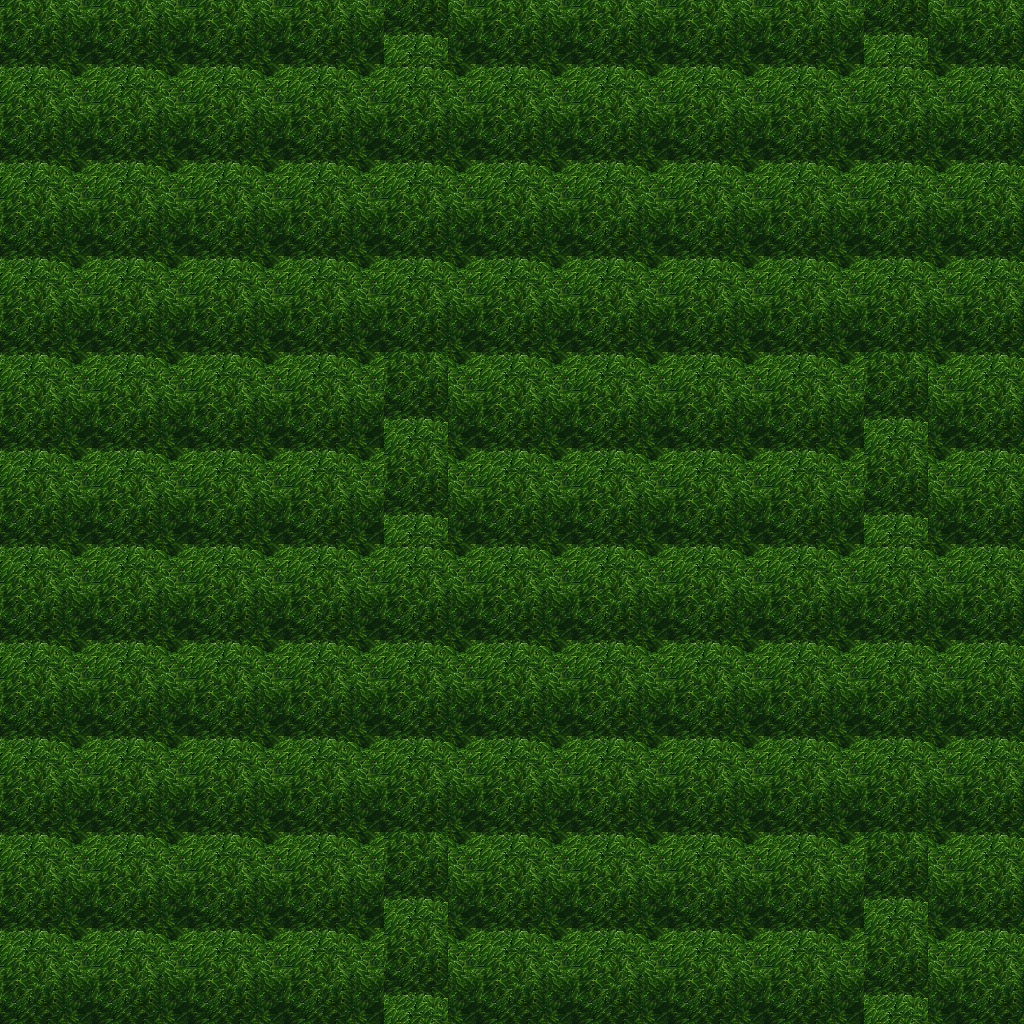

A level layout from a 2D game, rendered from its tile map. Below: a short description, then the map file with tile-grid data replaced by summaries:
An orthogonal 32x32 tile map with 32x32 px tiles, 5 tile layers (Ground, Objects, Objects2, Above, ...), 1 hidden layer not drawn, 19 tilesets.

<map version="1.10" tiledversion="1.11.0" orientation="orthogonal" renderorder="right-down" width="32" height="32" tilewidth="32" tileheight="32" infinite="0" nextlayerid="11" nextobjectid="1">
 <tileset firstgid="1" name="ground_ground" tilewidth="32" tileheight="32" tilecount="33" columns="3">
  <image source="../drawable/ground_ground.png" width="96" height="352" />
 </tileset>
 <tileset firstgid="34" name="plant_grasses" tilewidth="32" tileheight="32" tilecount="6" columns="3">
  <image source="../drawable/plant_grasses.png" width="96" height="64" />
 </tileset>
 <tileset firstgid="40" name="plant_flower_daisy_blue" tilewidth="32" tileheight="32" tilecount="8" columns="2">
  <image source="../drawable/plant_flower_daisy_blue.png" width="64" height="128" />
 </tileset>
 <tileset firstgid="48" name="plant_flower_daisy_yellow" tilewidth="32" tileheight="32" tilecount="8" columns="2">
  <image source="../drawable/plant_flower_daisy_yellow.png" width="64" height="128" />
 </tileset>
 <tileset firstgid="56" name="plant_flower_daisy_red" tilewidth="32" tileheight="32" tilecount="8" columns="2">
  <image source="../drawable/plant_flower_daisy_red.png" width="64" height="128" />
 </tileset>
 <tileset firstgid="64" name="plant_flower_daisy_white" tilewidth="32" tileheight="32" tilecount="8" columns="2">
  <image source="../drawable/plant_flower_daisy_white.png" width="64" height="128" />
 </tileset>
 <tileset firstgid="72" name="logic_collision" tilewidth="32" tileheight="32" tilecount="1" columns="1">
  <image source="../drawable/logic_collision.png" width="32" height="32" />
 </tileset>
 <tileset firstgid="73" name="plant_tree_tree_green" tilewidth="32" tileheight="32" tilecount="88" columns="8">
  <image source="../drawable/plant_tree_tree_green.png" width="256" height="352" />
 </tileset>
 <tileset firstgid="161" name="logic_item_resources" tilewidth="32" tileheight="32" tilecount="6" columns="6">
  <image source="../drawable/logic_item_resources.png" width="192" height="32" />
 </tileset>
 <tileset firstgid="167" name="item_statue_broken_green_column" tilewidth="32" tileheight="32" tilecount="2" columns="1">
  <image source="../drawable/item_statue_broken_green_column.png" width="32" height="64" />
 </tileset>
 <tileset firstgid="169" name="plant_tree_spruce" tilewidth="32" tileheight="32" tilecount="6" columns="2">
  <image source="../drawable/plant_tree_spruce.png" width="64" height="96" />
 </tileset>
 <tileset firstgid="175" name="plant_tree_pine_snowy" tilewidth="32" tileheight="32" tilecount="6" columns="2">
  <image source="../drawable/plant_tree_pine_snowy.png" width="64" height="96" />
 </tileset>
 <tileset firstgid="181" name="logic_creature_ent" tilewidth="32" tileheight="32" tilecount="4" columns="4">
  <image source="../drawable/logic_creature_ent.png" width="128" height="32" />
 </tileset>
 <tileset firstgid="185" name="logic_item_mushroom" tilewidth="32" tileheight="32" tilecount="6" columns="6">
  <image source="../drawable/logic_item_mushroom.png" width="192" height="32" />
 </tileset>
 <tileset firstgid="191" name="plant_star_shaped_plants" tilewidth="32" tileheight="32" tilecount="6" columns="2">
  <image source="../drawable/plant_star_shaped_plants.png" width="64" height="96" />
 </tileset>
 <tileset firstgid="197" name="plant_tree_tree_darkgreen" tilewidth="32" tileheight="32" tilecount="88" columns="8">
  <image source="../drawable/plant_tree_tree_darkgreen.png" width="256" height="352" />
 </tileset>
 <tileset firstgid="285" name="plant_stump_stump_pale_brown" tilewidth="32" tileheight="32" tilecount="4" columns="2">
  <image source="../drawable/plant_stump_stump_pale_brown.png" width="64" height="64" />
 </tileset>
 <tileset firstgid="289" name="plant_tree_umbrella_thorn" tilewidth="32" tileheight="32" tilecount="18" columns="6">
  <image source="../drawable/plant_tree_umbrella_thorn.png" width="192" height="96" />
 </tileset>
 <tileset firstgid="307" name="logic_item_fruits" tilewidth="32" tileheight="32" tilecount="16" columns="8">
  <image source="../drawable/logic_item_fruits.png" width="256" height="64" />
 </tileset>
 <layer id="1" name="Ground" width="32" height="32">
  <data>[1024 cells, 1024 non-empty, 1 distinct tile ids]</data>
 </layer>
 <layer id="2" name="Objects" width="32" height="32">
  <data>[1024 cells, 10 non-empty, 3 distinct tile ids]</data>
 </layer>
 <layer id="3" name="Objects2" width="32" height="32">
  <data>[1024 cells, 1 non-empty, 1 distinct tile ids]</data>
 </layer>
 <layer id="4" name="Above" width="32" height="32">
  <data>[1024 cells, 1024 non-empty, 9 distinct tile ids]</data>
 </layer>
 <layer id="5" name="Above2" width="32" height="32">
  <data>[1024 cells, 0 non-empty, 0 distinct tile ids]</data>
 </layer>
 <layer id="6" name="Walkable" width="32" height="32" visible="0">
  <data>[1024 cells, 1024 non-empty, 1 distinct tile ids]</data>
 </layer>
 <objectgroup id="7" name="Mapevents" />
 <objectgroup id="8" name="Spawn" />
 <objectgroup id="9" name="Keys" />
 <objectgroup id="10" name="Replace" />
</map>
